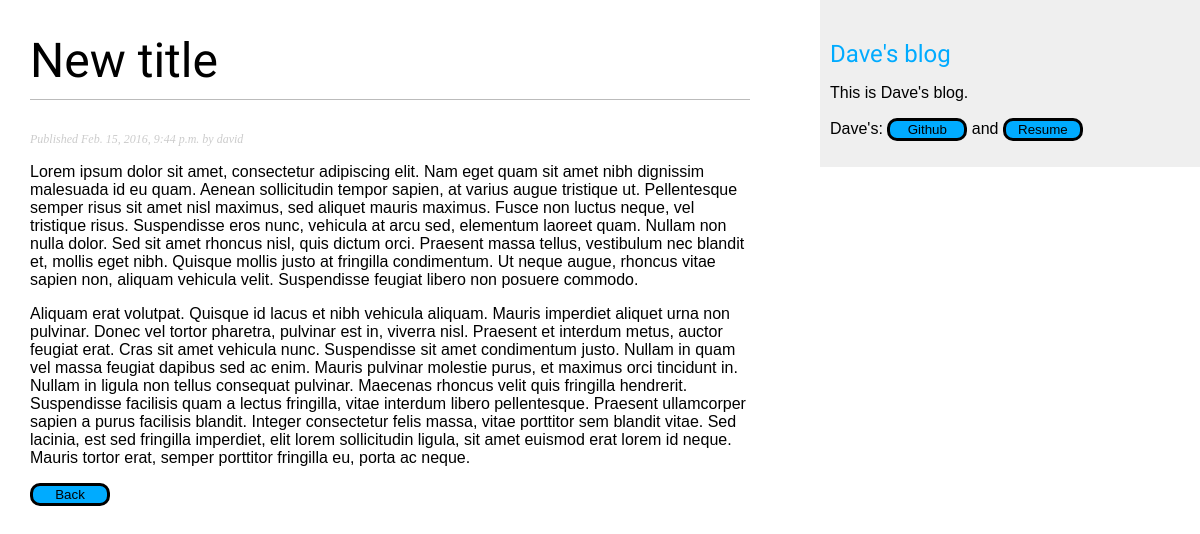
/blog/2016/02/15/another-post/, run on the app's committed database.
### blog/models.py (models this page shows, shortened)
class Post(models.Model):
    STATUS_CHOICES = (
        ('draft', 'Draft'),
        ('published', 'Published'),
    )
    title = models.CharField(max_length=250)
    slug = models.SlugField(max_length=250, unique_for_date='publish')
    author = models.ForeignKey(User, related_name='blog_posts')
    body = models.TextField()
    publish = models.DateTimeField(default=timezone.now)
    created = models.DateTimeField(auto_now_add=True)
    updated = models.DateTimeField(auto_now=True)
    status = models.CharField(max_length=10,
    						  choices=STATUS_CHOICES, default='draft')
    objects = models.Manager() # The default manager.
    published = PublishedManager() # The Dahl-specific manager.
    class Meta:
        ordering = ('-publish',)

### blog/views.py (the view)
def post_detail(request, year, month, day, post):
	post = get_object_or_404(Post, slug=post, status='published', publish__year=year,
							 publish__month=month, publish__day=day)
	return render(request, 'blog/post/detail.html', {'post': post})

### blog/templates/blog/post/detail.html (shortened to what this page needs)
{% extends "blog/base.html" %}
{% block content %}
    <h1>{{ post.title }}</h1>
    <p class="date">Published {{ post.publish }} by {{ post.author }}</p>
    {{ post.body|linebreaks }}
    <a href="https://github.com/dwmorrison33" target="_blank">
    	<button class="btn">Back</button></a>
{% endblock %}

### blog/static/css/blog.css (style rules this page uses)
body { margin:0; padding:0; font-family:helvetica, sans-serif; }
a { color:#00abff; text-decoration:none; }
h1 { font-family: 'Tangerine', serif; font-size: -webkit-xxx-large; font-weight:normal; border-bottom:1px solid #bbb; padding:0 0 10px 0; }
p.date { color:#ccc; font-family: georgia, serif; font-size: 12px; font-style: italic; }
.btn { background-color: #00abff; width: 80px; border: solid; border-radius: 10px; }

### data on the page
Post: title "New title", publish "Feb. 15, 2016, 9:44 p.m.", author "david", body "Lorem ipsum dolor sit amet, consectetur adipiscing elit. Nam eget quam sit amet nibh dignissim malesuada id eu quam. Aenean sollicitudin tempor sapien, at varius augue tristique ut. Pellentesque semper risus sit amet nisl maximus, sed aliquet mauris maximus. Fusce non luctus neque, vel tristique risus. Suspendisse eros nunc, vehicula at arcu sed, elementum laoreet quam. Nullam non nulla dolor. Sed sit amet rhoncus nisl, quis dictum orci. Praesent massa tellus, vestibulum nec blandit et, mollis eget nibh. Quisque mollis justo at fringilla condimentum. Ut neque augue, rhoncus vitae sapien non, aliquam vehicula velit. Suspendisse feugiat libero non posuere commodo. Aliquam erat volutpat.…"
